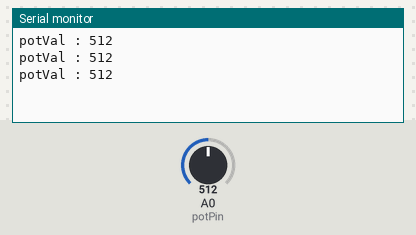
Recording of a sketch running on a simulated Arduino Uno, built with avr-gcc and run on an emulated ATmega328P. Parts: the last lines printed to the serial monitor. Inputs (shaded band) come from the test bench; at power-on: A0 (potPin) = 512.

Above: at 1.3 s.
1.4 s: A0 (potPin) set to 716
At 1.9 s:
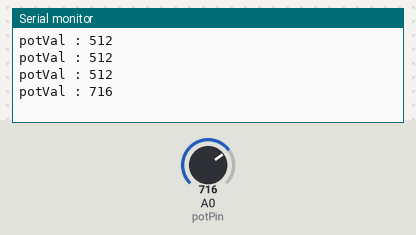
2.9 s: A0 (potPin) set to 900
At 3.4 s:
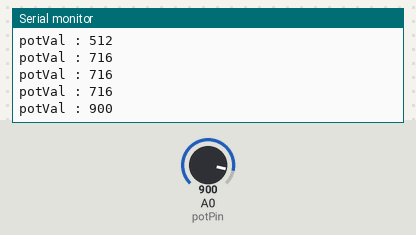
Timing chart, 0 to 5.9 s (numbered marks = the images above; inputs shaded):
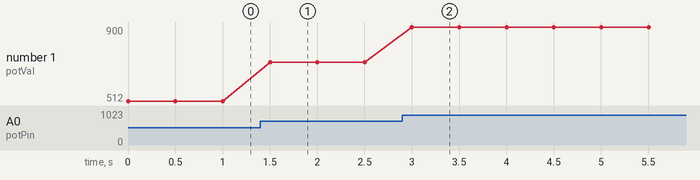

The sketch:

_04_analogRead.ino
```cpp
const int potPin = A0;
int potVal = 0;

void setup() {
  Serial.begin(9600);
}

void loop() {
  potVal = analogRead(potPin);

  Serial.print("potVal : ");
  Serial.println(potVal);

  delay(500);
}
```

Measured:
- after the input at 1.4 s, the serial monitor: prints a new line after 0.10 s (image 1)
- after the input at 2.9 s, the serial monitor: prints a new line after 0.10 s (image 2)
- plotted number 1: 512 → 716 after the input at 1.4 s, 716 → 900 after the input at 2.9 s
